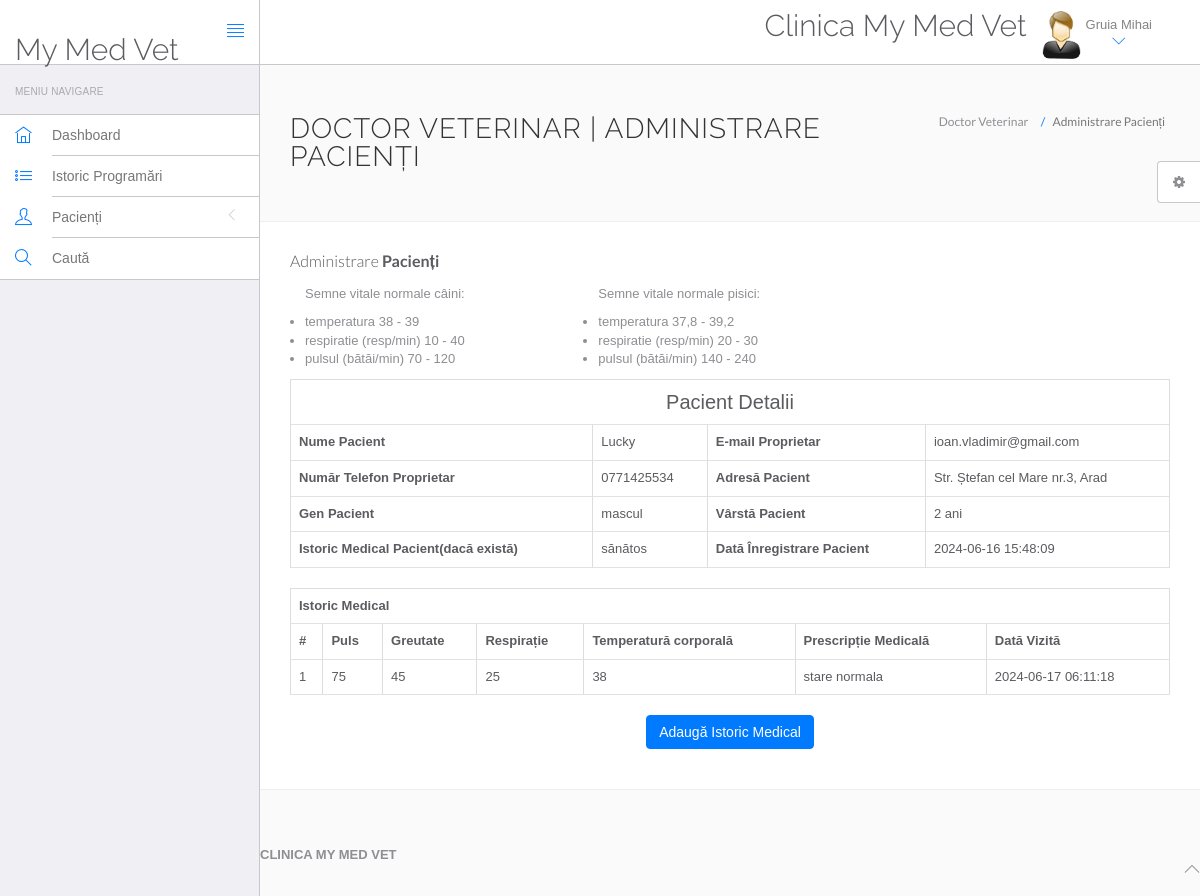
Screenshot of /mymedvet/doctor/view-patient.php?viewid=1 (signed in) with the database file from the repository.
### tables this page shows
CREATE TABLE `vetdoc` (
  `id` int(11) NOT NULL,
  `specialization` varchar(255) DEFAULT NULL,
  `vetdocName` varchar(255) DEFAULT NULL,
  `address` longtext DEFAULT NULL,
  `vetdocFees` int(11) DEFAULT NULL,
  `phoneNumber` bigint(12) DEFAULT NULL,
  `vetdocEmail` varchar(255) DEFAULT NULL,
  `password` varchar(255) DEFAULT NULL,
  `createDate` timestamp NULL DEFAULT current_timestamp(),
  `updateDate` timestamp NULL DEFAULT NULL ON UPDATE current_timestamp()
);

CREATE TABLE `tblpatient` (
  `ID` int(10) NOT NULL,
  `VetDocid` int(10) DEFAULT NULL,
  `PatientName` varchar(200) DEFAULT NULL,
  `PatientRECS` bigint(15) DEFAULT NULL,
  `PatientOwnerName` varchar(45) DEFAULT NULL,
  `PatientOwnerCNP` bigint(13) DEFAULT NULL,
  `PatientOwnerPhoneNumber` varchar(15) DEFAULT NULL,
  `PatientOwnerEmail` varchar(200) DEFAULT NULL,
  `PatientSpecies` varchar(200) DEFAULT NULL,
  `PatientGender` varchar(50) DEFAULT NULL,
  `PatientAddress` varchar(255) DEFAULT NULL,
  `PatientAge` varchar(100) DEFAULT NULL,
  `PatientMedhis` mediumtext DEFAULT NULL,
  `CreateDate` timestamp NULL DEFAULT current_timestamp(),
  `UpdateDate` timestamp NULL DEFAULT NULL ON UPDATE current_timestamp()
);

CREATE TABLE `tblmedicalhistory` (
  `ID` int(10) NOT NULL,
  `PatientID` int(10) DEFAULT NULL,
  `Pulse` varchar(200) DEFAULT NULL,
  `Breathe` varchar(200) DEFAULT NULL,
  `Weight` varchar(100) DEFAULT NULL,
  `Temperature` varchar(200) DEFAULT NULL,
  `MedicalPres` mediumtext DEFAULT NULL,
  `CreateDate` timestamp NOT NULL DEFAULT current_timestamp() ON UPDATE current_timestamp()
);

### mymedvet/doctor/view-patient.php (the view, shortened to what this page needs)
<?php
include('include/config.php');
if(strlen($_SESSION['id']==0)) {
 header('location:logout.php');
  } else{
?>
<!DOCTYPE html>
<html lang="en">
	<head>
		<link rel="stylesheet" href="vendor/bootstrap/css/bootstrap.min.css">
		<link rel="stylesheet" href="vendor/fontawesome/css/font-awesome.min.css">
		<link rel="stylesheet" href="vendor/themify-icons/themify-icons.min.css">
		<link href="vendor/animate.css/animate.min.css" rel="stylesheet" media="screen">
		<link href="vendor/perfect-scrollbar/perfect-scrollbar.min.css" rel="stylesheet" media="screen">
		<link href="vendor/switchery/switchery.min.css" rel="stylesheet" media="screen">
		<link href="vendor/bootstrap-touchspin/jquery.bootstrap-touchspin.min.css" rel="stylesheet" media="screen">
		<link href="vendor/select2/select2.min.css" rel="stylesheet" media="screen">
		<link href="vendor/bootstrap-datepicker/bootstrap-datepicker3.standalone.min.css" rel="stylesheet" media="screen">
		<link href="vendor/bootstrap-timepicker/bootstrap-timepicker.min.css" rel="stylesheet" media="screen">
		<link rel="stylesheet" href="customstyle/css/styles.css">
		<link rel="stylesheet" href="customstyle/css/plugins.css">
		<link rel="stylesheet" href="customstyle/css/themes/theme-1.css" id="skin_color" />
	</head>
	<body>
		<div id="app">
<?php include('include/sidebar.php');?>
<div class="app-content">
<?php include('include/header.php');?>
<div class="main-content" >
<div class="wrap-content container" id="container">
<section id="page-title">
<div class="row">
<div class="col-sm-8">
<h1 class="mainTitle">Doctor Veterinar | Administrare Pacienți</h1>
</div>
<ol class="breadcrumb">
<li>
<span>Doctor Veterinar</span>
</li>
<li class="active">
<span>Administrare Pacienți</span>
</li>
</ol>
</div>
</section>
<div class="container-fluid container-fullw bg-white">
<div class="row">
<div class="col-md-12">
<h5 class="over-title margin-bottom-15">Administrare <span class="text-bold">Pacienți</span></h5>
<ul class="col-lg-4 col-md-6">
  <p>Semne vitale normale câini:</p>
  <li>temperatura           38 - 39</li>
  <li>respiratie (resp/min) 10 - 40</li>
  <li>pulsul (bătăi/min)    70 - 120</li>
</ul>
<ul class="col-lg-4 col-md-6">
<p>Semne vitale normale pisici:</p>
  <li>temperatura           37,8 - 39,2</li>
  <li>respiratie (resp/min) 20 - 30</li>
  <li>pulsul (bătăi/min)    140 - 240</li>
</ul>
<?php
                               $vid=$_GET['viewid'];
                               $ret=mysqli_query($con,"select * from tblpatient where ID='$vid'");
$cnt=1;
while ($row=mysqli_fetch_array($ret)) {
                               ?>
<table border="1" class="table table-bordered">
 <tr align="center">
<td colspan="4" style="font-size:20px;color:blue">
 Pacient Detalii</td></tr>
    <tr>
    <th scope>Nume Pacient</th>
    <td><?php  echo $row['PatientName'];?></td>
    <th scope>E-mail Proprietar</th>
    <td><?php  echo $row['PatientOwnerEmail'];?></td>
  </tr>
  <tr>
    <th scope>Număr Telefon Proprietar</th>
    <td><?php  echo $row['PatientOwnerPhoneNumber'];?></td>
    <th>Adresă Pacient </th>
    <td><?php  echo $row['PatientAddress'];?></td>
  </tr>
    <tr>
    <th>Gen Pacient</th>
    <td><?php  echo $row['PatientGender'];?></td>
    <th>Vârstă Pacient</th>
    <td><?php  echo $row['PatientAge'];?></td>
  </tr>
  <tr>
    <th>Istoric Medical Pacient(dacă există)</th>
    <td><?php  echo $row['PatientMedhis'];?></td>
     <th>Dată Înregistrare Pacient</th>
    <td><?php  echo $row['CreateDate'];?></td>
  </tr>
<?php }?>
</table>
<?php
$ret=mysqli_query($con,"select * from tblmedicalhistory  where PatientID='$vid'");
 ?>
<table id="datatable" class="table table-bordered dt-responsive nowrap" style="border-collapse: collapse; border-spacing: 0; width: 100%;">
  <tr align="center">
   <th colspan="8" >Istoric Medical</th>
  </tr>
  <tr>
    <th>#</th>
<th>Puls</th>
<th>Greutate</th>
<th>Respirație</th>
<th>Temperatură corporală</th>
<th>Prescripție Medicală</th>
<th>Dată Vizită</th>
</tr>
<?php
while ($row=mysqli_fetch_array($ret)) {
  ?>
<tr>
  <td><?php echo $cnt;?></td>
 <td><?php  echo $row['Pulse'];?></td>
 <td><?php  echo $row['Weight'];?></td>
 <td><?php  echo $row['Breathe'];?></td>
  <td><?php  echo $row['Temperature'];?></td>
  <td><?php  echo $row['MedicalPres'];?></td>
  <td><?php  echo $row['CreateDate'];?></td>
</tr>
<?php $cnt=$cnt+1;} ?>
</table>
<p align="center">
 <button class="btn btn-primary waves-effect waves-light w-lg" data-toggle="modal" data-target="#myModal">Adaugă Istoric Medical</button></p>
</div>
</div>
</div>
</div>
	<?php include('include/footer.php');?>
	<?php include('include/setting.php');?>
		</div>
	</body>
</html>
<?php }  ?>

### mymedvet/doctor/include/header.php (shortened to what this page needs)
<header class="navbar navbar-default navbar-static-top">
					<div class="navbar-header">
						<a class="navbar-brand" href="#">
							<h2 style="padding-top:20% ">My Med Vet</h2>
						</a>
						<a href="#" class="sidebar-toggler pull-right visible-md visible-lg" data-toggle-class="app-sidebar-closed" data-toggle-target="#app">
							<i class="ti-align-justify"></i>
						</a>
					</div>
					<div class="navbar-collapse collapse">
						<ul class="nav navbar-right">
								<li  style="padding-top:2% ">
								<h2>Clinica My Med Vet</h2>
							</li>
							<li class="dropdown current-user">
								<a href class="dropdown-toggle" data-toggle="dropdown">
									<img src="customstyle/images/images.jpg" > <span class="username">
									<?php $query=mysqli_query($con,"select vetdocName from vetdoc where id='".$_SESSION['id']."'");
while($row=mysqli_fetch_array($query))
{
	echo $row['vetdocName'];
}
									?> <i class="ti-angle-down"></i></i></span>
								</a>
							</li>
						</ul>
					</div>
				</header>

### mymedvet/doctor/customstyle/css/themes/theme-1.css (style rules this page uses)
body { background: #FAFAFA; }
header .navbar-header { background: #ffffff !important; border-right-color: #c8c7cc !important; border-bottom-color: #c8c7cc !important; }
header .navbar-header .sidebar-toggler, header .navbar-header .sidebar-mobile-toggler { color: #007aff !important; }
header .navbar-header .navbar-brand { color: #777 !important; }
header .navbar-collapse { background: #ffffff !important; border-bottom-color: #c8c7cc !important; box-shadow: none !important; }
header .navbar-collapse .navbar-right > li > a { color: #777; }
header .navbar-collapse .navbar-right > li > a i { color: #007aff !important; }

### mymedvet/admin/customstyle/css/themes/theme-1.css (style rules this page uses)
body { background: #FAFAFA; }
header .navbar-header { background: #ffffff !important; border-right-color: #c8c7cc !important; border-bottom-color: #c8c7cc !important; }
header .navbar-header .sidebar-toggler, header .navbar-header .sidebar-mobile-toggler { color: #007aff !important; }
header .navbar-header .navbar-brand { color: #777 !important; }
header .navbar-collapse { background: #ffffff !important; border-bottom-color: #c8c7cc !important; box-shadow: none !important; }
header .navbar-collapse .navbar-right > li > a { color: #777; }
header .navbar-collapse .navbar-right > li > a i { color: #007aff !important; }

### rows the page displays
vetdoc: vetdocName "Gruia Mihai"
tblpatient: PatientName "Lucky", PatientOwnerEmail "ioan.vladimir@gmail.com", PatientOwnerPhoneNumber "0771425534", PatientAddress "Str. Ștefan cel Mare nr.3, Arad", PatientGender "mascul", PatientAge "2 ani", PatientMedhis "sănătos", CreateDate "2024-06-16 15:48:09"
tblmedicalhistory: Pulse "75", Weight "45", Breathe "25", Temperature "38", MedicalPres "stare normala", CreateDate "2024-06-17 06:11:18"
